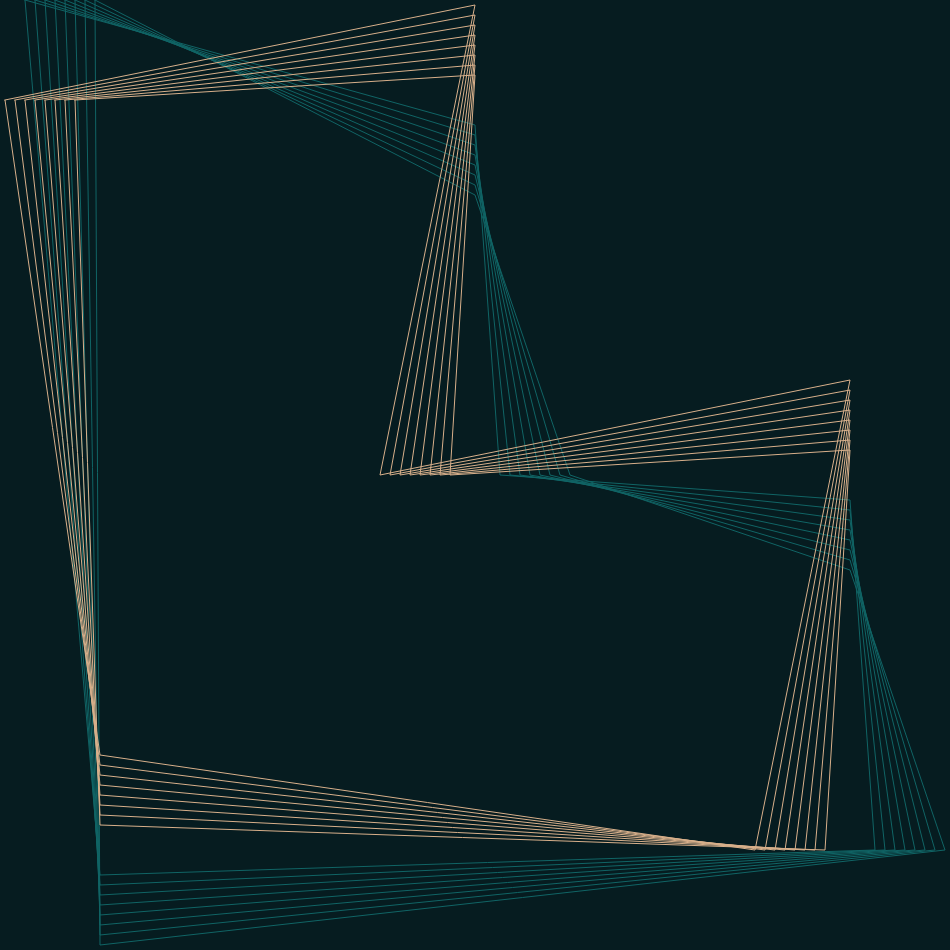
Frame 1 (no input)
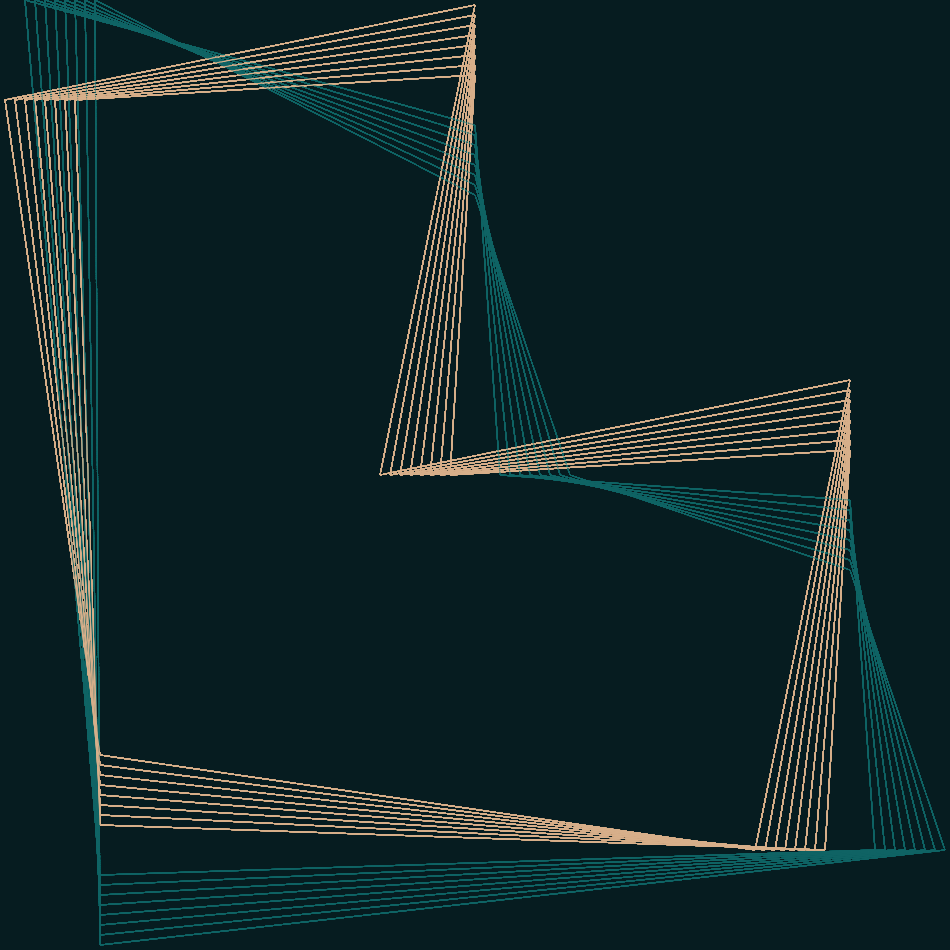
Frame 60 (no input)
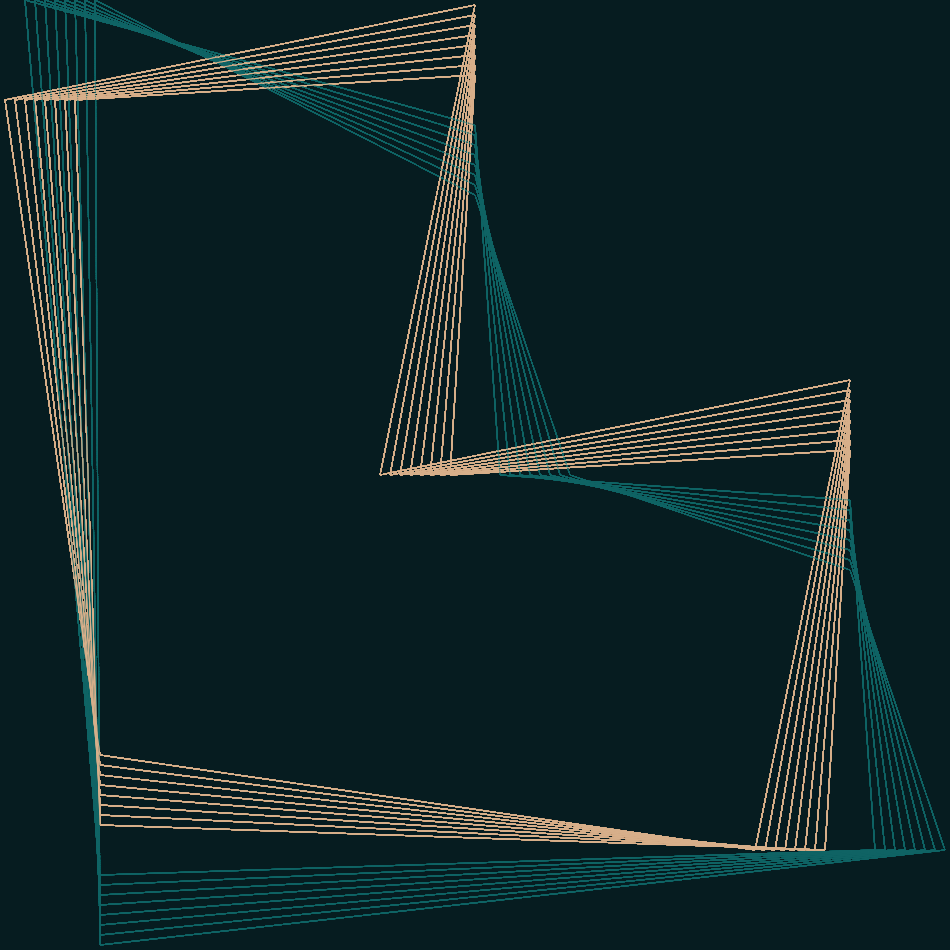
Frame 120 (the mouse pressed at the canvas centre since frame 60)

The p5.js sketch that drew these frames (run headless with seeded random() and noise() and a simulated clock; from frame 60 on, the mouse is pressed at the canvas centre):

// p5.js sketch
// ── sketch.js
function setup() {
  createCanvas(950, 950);
  background('#061c20');
}

function draw() {
  noFill();
  stroke('#106465');
  for (let x = 25; x <= 100; x = x + 10){
    beginShape();
    vertex(0 + x, 0);
    vertex(475, 100 + x);
    vertex(475 + x, 475);
    vertex(850, 475 + x);
    vertex(850 + x, 850);
    vertex(100, 850 + x);
    endShape(CLOSE);
  }

  noFill();
  stroke('#d8b08b');
  for (let y = 25; y <= 100; y = y + 10){
    beginShape();
    vertex(100 - y, 100);
    vertex(475, 100 - y);
    vertex(475 - y, 475);
    vertex(850, 475 - y);
    vertex(850 - y, 850);
    vertex(100, 850 - y);
    endShape(CLOSE);
  }

}
